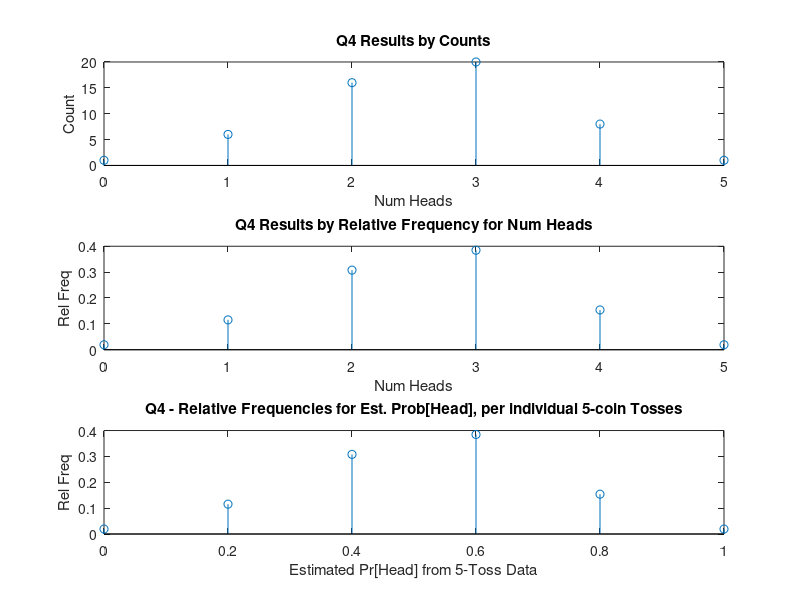

Here is the MATLAB script that generated this plot:
% ECE 5100 - Winter 2022

% Coin Toss Experiment
% Using Class Data for Questions 1-4 from D2L Survey

% Written by C. Moloney, Jan 2022 
%
close all
clear all
clc
%%%%%%%%%%%%%%%%%%%%%%%%%%%%%%%%%%%%%%%%%%%%%%%%%%%%%%%%%%%%%%%%%%

%% Data entered manually for Q1 - Q4
NumTossers = 52;
NumT = NumTossers;
Q1 = [27 25]; Q1NumH = 27 ;
Q2 = [ 13 13 13 13]; Q2seq = [ 'HH', 'HT', 'TH', 'TT'];
Q3 = [ 4 10 6 7 8 4 10 3 ]; Q3seq = [ 'HHH', 'HHT', 'HTH', 'HTT', 'THH', 'THT', 'TTH', 'TTT'];
Q4 = [ 1 6 16 20 8 1];

% figure % Q1-3 - raw data counts
% subplot(3,1,1), stem([1,0],Q1)
% xlabel('Heads = 1, Tails = 0'), ylabel('Counts'), title('Q1 Results by Counts')
% subplot(3,1,2), stem(3:-1:0,Q2)
% xlabel('HH=3, HT=2, TH=1, TT=0'), ylabel('Counts'), title('Q2 Results by Counts')
% subplot(3,1,3), stem(7:-1:0,Q3)
% xlabel('HHH=7, ... TTT=0'), ylabel('Counts'), title('Q3 Results by Counts')
% 
% figure % Q1-3 - counts of relative frequency estimated probabilities of outcomes
% subplot(3,1,1), stem([1,0],Q1/NumT)
% xlabel('Heads = 1, Tails = 0'), ylabel('Est. Prob'), title('Q1 Results by Relative Frequency Probabilities')
% subplot(3,1,2), stem(3:-1:0,Q2/NumT)
% xlabel('HH=3, HT=2, TH=1, TT=0'), ylabel('Est. Prob'), title('Q2 Results by Relative Frequency Probabilities')
% subplot(3,1,3), stem(7:-1:0,Q3/NumT)
% xlabel('HHH=7, ... TTT=0'), ylabel('Est. Prob'), title('Q3 Results by Relative Frequency Probabilities')

figure % Q4
subplot(3,1,1), stem([0,1,2,3,4,5],Q4)
xlabel('Num Heads'), ylabel('Count'), title('Q4 Results by Counts')
subplot(3,1,2), stem([0,1,2,3,4,5],Q4/NumT)
xlabel('Num Heads'), ylabel('Rel Freq'), title('Q4 Results by Relative Frequency for Num Heads')
subplot(3,1,3), stem([0,1,2,3,4,5]/5,Q4/NumT)
xlabel('Estimated Pr[Head] from 5-Toss Data'), ylabel('Rel Freq'), 
title('Q4 - Relative Frequencies for Est. Prob[Head], per individual 5-coin Tosses')

%% Calculate relative frequency estimates for Pr[Head] from data in Q1-3
disp(' ')
Np = 1;
SampleProbHead = Q1(1)/NumT; 
fprintf('Sample Prob[H] based on data with N= %3d tosses is %5.4f\n ',Np,SampleProbHead);
Np = 2 ;
TotalNumTosses = Np * NumTossers;
TotalNumHeads = Q2(1)*2 + (Q2(2)+Q2(3))*1 + Q2(4)*0; 
SampleProbHead = TotalNumHeads/TotalNumTosses;
fprintf('Sample Prob[H] based on data with N= %3d tosses is %5.4f\n ',Np,SampleProbHead);
Np = 3 ;
TotalNumTosses = Np * NumTossers;
TotalNumHeads = Q3(1)*3 + (Q3(2)+Q3(3)+Q3(5))*2 + (Q3(4)+Q3(6)+Q3(7))*1; 
SampleProbHead = TotalNumHeads/TotalNumTosses;
fprintf('Sample Prob[H] based on data with N= %3d tosses is %5.4f\n ',Np,SampleProbHead);

%% Calculate rel freq estimate for Pr[Head] from data in Q4 
Np = 5;
SampleProbHead = sum((Q4/NumT) .* ((0:1:Np)/Np ));
% disp(' ')
fprintf('Sample Prob[H] based on data with N= %3d tosses is %5.4f\n ',Np,SampleProbHead);

return

